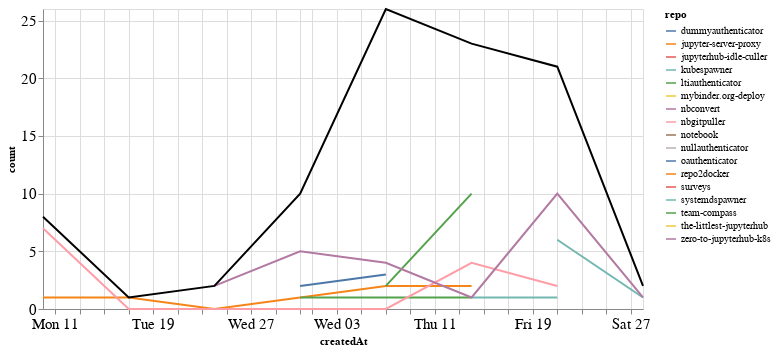

The cell this chart's notebook holds for it:
### Markdown cell above
### Comments

### Code cell
comments_time = comments.groupby('repo').resample('W', on='createdAt').count()['author'].reset_index()
comments_time = comments_time.rename(columns={'author': 'count'})
comments_time_total = comments_time.groupby('createdAt').agg({"count": "sum"}).reset_index()
ch1 = alt.Chart(comments_time, width=600).mark_line().encode(
    x='createdAt',
    y='count',
    color='repo',
    tooltip="repo"
)

ch2 = alt.Chart(comments_time_total, width=600).mark_line(color="black").encode(
    x='createdAt',
    y='count',
)

ch1 + ch2

### Figure 1 — Vega-Lite specification as saved in the notebook (floating-point values rounded to 4 significant figures)
{"config": {"axisLeft": {"labelFontSize": 15}, "axisBottom": {"labelFontSize": 15}}, "layer": [{"data": {"name": "data-8fd888b463e265d5a124ee594e57347e"}, "mark": "line", "encoding": {"color": {"type": "nominal", "field": "repo"}, "tooltip": {"type": "nominal", "field": "repo"}, "x": {"type": "temporal", "field": "createdAt"}, "y": {"type": "quantitative", "field": "count"}}, "width": 600}, {"data": {"name": "data-01e5a1c25c9370d76a16b3e90c1b325c"}, "mark": {"type": "line", "color": "black"}, "encoding": {"x": {"type": "temporal", "field": "createdAt"}, "y": {"type": "quantitative", "field": "count"}}, "width": 600}], "$schema": "https://vega.github.io/schema/vega-lite/v4.8.1.json", "datasets": {"data-8fd888b463e265d5a124ee594e57347e": [{"repo": "dummyauthenticator", "createdAt": "2021-02-14T00:00:00", "count": 1}, {"repo": "jupyter-server-proxy", "createdAt": "2021-01-10T00:00:00", "count": 1}, {"repo": "jupyter-server-proxy", "createdAt": "2021-01-17T00:00:00", "count": 1}, {"repo": "jupyter-server-proxy", "createdAt": "2021-01-24T00:00:00", "count": 0}, {"repo": "jupyter-server-proxy", "createdAt": "2021-01-31T00:00:00", "count": 1}, {"repo": "jupyter-server-proxy", "createdAt": "2021-02-07T00:00:00", "count": 2}, {"repo": "jupyter-server-proxy", "createdAt": "2021-02-14T00:00:00", "count": 2}, {"repo": "jupyterhub-idle-culler", "createdAt": "2021-01-31T00:00:00", "count": 1}, {"repo": "kubespawner", "createdAt": "2021-02-21T00:00:00", "count": 6}, {"repo": "kubespawner", "createdAt": "2021-02-28T00:00:00", "count": 1}, {"repo": "ltiauthenticator", "createdAt": "2021-01-31T00:00:00", "count": 1}, {"repo": "ltiauthenticator", "createdAt": "2021-02-07T00:00:00", "count": 1}, {"repo": "ltiauthenticator", "createdAt": "2021-02-14T00:00:00", "count": 1}, {"repo": "mybinder.org-deploy", "createdAt": "2021-02-14T00:00:00", "count": 1}, {"repo": "nbconvert", "createdAt": "2021-02-07T00:00:00", "count": 12}, {"repo": "nbgitpuller", "createdAt": "2021-01-10T00:00:00", "count": 7}, {"repo": "nbgitpuller", "createdAt": "2021-01-17T00:00:00", "count": 0}, {"repo": "nbgitpuller", "createdAt": "2021-01-24T00:00:00", "count": 0}, {"repo": "nbgitpuller", "createdAt": "2021-01-31T00:00:00", "count": 0}, {"repo": "nbgitpuller", "createdAt": "2021-02-07T00:00:00", "count": 0}, {"repo": "nbgitpuller", "createdAt": "2021-02-14T00:00:00", "count": 4}, {"repo": "nbgitpuller", "createdAt": "2021-02-21T00:00:00", "count": 2}, {"repo": "notebook", "createdAt": "2021-02-07T00:00:00", "count": 2}, {"repo": "nullauthenticator", "createdAt": "2021-02-14T00:00:00", "count": 1}, {"repo": "oauthenticator", "createdAt": "2021-01-31T00:00:00", "count": 2}, {"repo": "oauthenticator", "createdAt": "2021-02-07T00:00:00", "count": 3}, {"repo": "repo2docker", "createdAt": "2021-02-21T00:00:00", "count": 1}, {"repo": "surveys", "createdAt": "2021-02-21T00:00:00", "count": 1}, {"repo": "systemdspawner", "createdAt": "2021-02-14T00:00:00", "count": 1}, {"repo": "systemdspawner", "createdAt": "2021-02-21T00:00:00", "count": 1}, {"repo": "team-compass", "createdAt": "2021-02-07T00:00:00", "count": 2}, {"repo": "team-compass", "createdAt": "2021-02-14T00:00:00", "count": 10}, {"repo": "the-littlest-jupyterhub", "createdAt": "2021-02-14T00:00:00", "count": 1}, {"repo": "zero-to-jupyterhub-k8s", "createdAt": "2021-01-24T00:00:00", "count": 2}, {"repo": "zero-to-jupyterhub-k8s", "createdAt": "2021-01-31T00:00:00", "count": 5}, {"repo": "zero-to-jupyterhub-k8s", "createdAt": "2021-02-07T00:00:00", "count": 4}, {"repo": "zero-to-jupyterhub-k8s", "createdAt": "2021-02-14T00:00:00", "count": 1}, {"repo": "zero-to-jupyterhub-k8s", "createdAt": "2021-02-21T00:00:00", "count": 10}, {"repo": "zero-to-jupyterhub-k8s", "createdAt": "2021-02-28T00:00:00", "count": 1}], "data-01e5a1c25c9370d76a16b3e90c1b325c": [{"createdAt": "2021-01-10T00:00:00", "count": 8}, {"createdAt": "2021-01-17T00:00:00", "count": 1}, {"createdAt": "2021-01-24T00:00:00", "count": 2}, {"createdAt": "2021-01-31T00:00:00", "count": 10}, {"createdAt": "2021-02-07T00:00:00", "count": 26}, {"createdAt": "2021-02-14T00:00:00", "count": 23}, {"createdAt": "2021-02-21T00:00:00", "count": 21}, {"createdAt": "2021-02-28T00:00:00", "count": 2}]}}
